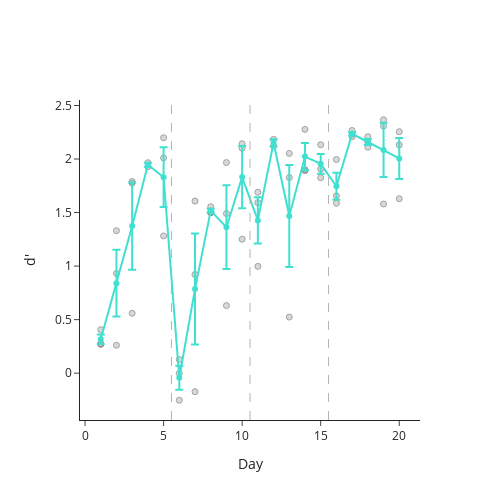

Write notebook code for a chart like this one.
### Code cell
## d' across days
dprime_df = pd.DataFrame()
for experiment in experiment_pc:
    for mouse in experiment_pc[experiment]:
        if mouse == 'mc_EEG2_01':
            next
        else:
            df = pd.DataFrame(experiment_sdt[experiment][mouse]).T
            d = []
            for idx in np.arange(0, len(df['dprime'])):
                d.append(np.nanmean(df['dprime'][idx]))
            dprime = pd.DataFrame(d).rename(columns={0: 'dprime'})
            dprime.insert(0, 'mouse', mouse)
            dprime.insert(1, 'day', [x for x in np.arange(1, 21)])
            dprime_df = pd.concat([dprime_df, dprime], axis=0, ignore_index=True)

fig = pf.plot_behavior_across_days(dprime_df, x_var='day', y_var='dprime', groupby_var=['day'], title='',
                                   x_title='Day', y_title="d'", template='simple_white')
fig.show()

### Figure 1 — Plotly figure (JSON) as saved in the notebook; plotly's stock layout.template omitted (floating-point values rounded to 4 significant figures)
{"data": [{"marker": {"color": "rgb(179,179,179)", "line": {"width": 1}}, "mode": "markers", "name": "mc_EEG1_01", "opacity": 0.5, "type": "scatter", "x": [1, 2, 3, 4, 5, 6, 7, 8, 9, 10, 11, 12, 13, 14, 15, 16, 17, 18, 19, 20], "y": [0.2686, 0.2608, 0.5596, null, 1.282, -0.00158, -0.1728, 1.555, 0.6311, 2.101, 1.593, null, 0.524, 1.891, 1.826, 1.995, 2.208, 2.11, 1.579, 1.629]}, {"marker": {"color": "rgb(179,179,179)", "line": {"width": 1}}, "mode": "markers", "name": "mc_EEG1_02", "opacity": 0.5, "type": "scatter", "x": [1, 2, 3, 4, 5, 6, 7, 8, 9, 10, 11, 12, 13, 14, 15, 16, 17, 18, 19, 20], "y": [0.4059, 0.9307, 1.774, 1.928, 2.199, -0.253, 0.9212, 1.501, 1.967, 2.142, 1.69, 2.119, 2.052, 2.277, 1.905, 1.656, 2.267, 2.209, 2.367, 2.255]}, {"marker": {"color": "rgb(179,179,179)", "line": {"width": 1}}, "mode": "markers", "name": "mc_EEG2_02", "opacity": 0.5, "type": "scatter", "x": [1, 2, 3, 4, 5, 6, 7, 8, 9, 10, 11, 12, 13, 14, 15, 16, 17, 18, 19, 20], "y": [0.2748, 1.331, 1.79, 1.965, 2.011, 0.1267, 1.607, 1.499, 1.491, 1.251, 0.9975, 2.184, 1.826, 1.901, 2.134, 1.587, 2.233, 2.159, 2.308, 2.132]}, {"error_y": {"array": [0.04479, 0.3121, 0.4075, 0.01872, 0.2796, 0.1115, 0.5182, 0.01836, 0.391, 0.2903, 0.2164, 0.03222, 0.4763, 0.1269, 0.09215, 0.1262, 0.01697, 0.02844, 0.2532, 0.1914], "type": "data"}, "line": {"color": "turquoise"}, "mode": "lines+markers", "type": "scatter", "x": [1, 2, 3, 4, 5, 6, 7, 8, 9, 10, 11, 12, 13, 14, 15, 16, 17, 18, 19, 20], "y": [0.3164, 0.8408, 1.374, 1.947, 1.83, -0.04262, 0.7851, 1.518, 1.363, 1.832, 1.427, 2.152, 1.468, 2.023, 1.955, 1.746, 2.236, 2.159, 2.085, 2.005]}], "layout": {"height": 500, "shapes": [{"line": {"color": "rgb(179,179,179)", "dash": "dash", "width": 1}, "opacity": 1, "type": "line", "x0": 5.5, "x1": 5.5, "xref": "x", "y0": 0, "y1": 1, "yref": "y domain"}, {"line": {"color": "rgb(179,179,179)", "dash": "dash", "width": 1}, "opacity": 1, "type": "line", "x0": 10.5, "x1": 10.5, "xref": "x", "y0": 0, "y1": 1, "yref": "y domain"}, {"line": {"color": "rgb(179,179,179)", "dash": "dash", "width": 1}, "opacity": 1, "type": "line", "x0": 15.5, "x1": 15.5, "xref": "x", "y0": 0, "y1": 1, "yref": "y domain"}], "showlegend": false, "title": {"text": "", "x": 0.5, "xanchor": "center", "y": 0.9, "yanchor": "top"}, "width": 500, "xaxis": {"title": {"text": "Day"}}, "yaxis": {"title": {"text": "d'"}}}}
